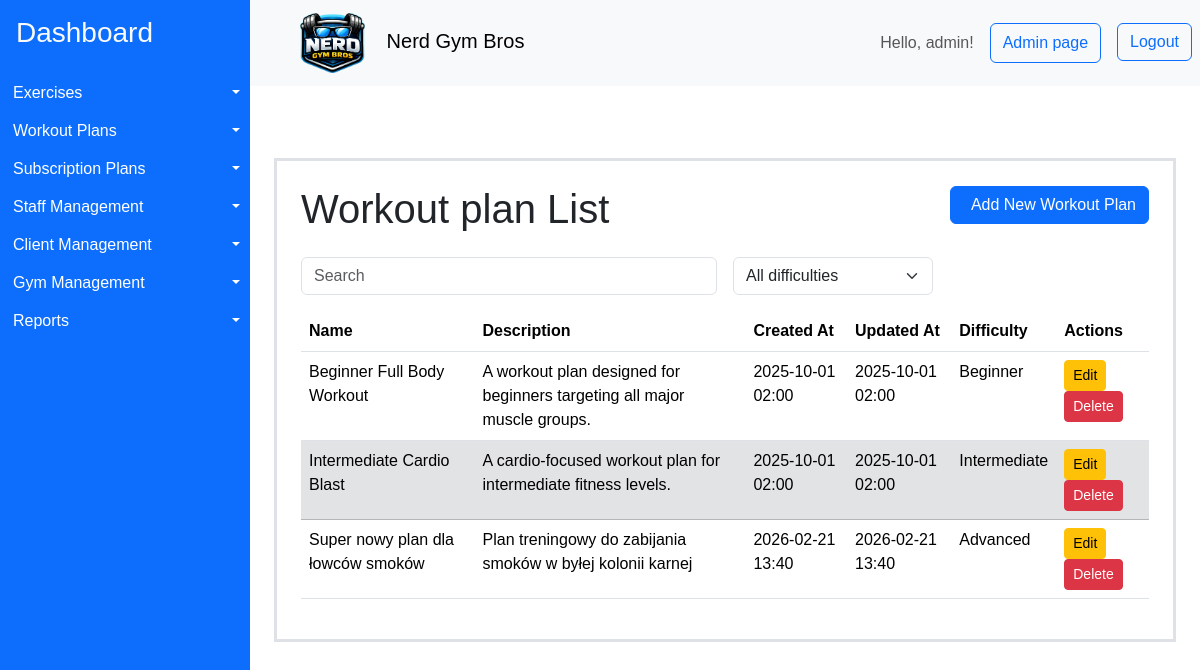
/workout_plans/ (signed in), run on the app's committed database.
### gymApp/models/workout_plan.py (models this page shows, shortened)
class WorkoutPlan(models.Model):
    name = models.CharField(max_length=100)
    description = models.TextField()
    created_at = models.DateTimeField(auto_now_add=True)
    updated_at = models.DateTimeField(auto_now=True)
    difficulty_level = models.ForeignKey(DifficultyLevel, on_delete=models.CASCADE)
    class Meta:
        indexes = [
            models.Index(fields=["name"]),
            models.Index(fields=["difficulty_level"]),
            models.Index(fields=["created_at"]),
        ]

### gymApp/models/dictionaries.py (models this page shows, shortened)
class DifficultyLevel(models.Model):
    name = models.CharField(max_length=50)  # e.g., Beginner, Intermediate, Advanced
    class Meta:
        indexes = [
            models.Index(fields=["name"]),
        ]

### gymApp/views/admin_page.py (the view)
class WorkoutPlanListView(LoginRequiredMixin, PermissionRequiredMixin, ListView):
    model = WorkoutPlan
    template_name = "gymApp/workout_plan/list.html"
    context_object_name = "workout_plans"
    permission_required = "gymApp.view_workoutplan"
    raise_exception = True

### gymApp/templates/gymApp/workout_plan/list.html (shortened to what this page needs)
{% extends "gymApp/layout.html" %}
{% load bootstrap_icons %}
{% load static %}
{% block content %}
<div class="container mt-5 p-4 border border-3" >
    <div class="d-flex justify-content-between align-items-center mb-3">
    <h1>Workout plan List</h1>
    <a href="{% url 'workout_plan_create' %}" class="btn btn-primary mb-3">
        {% bs_icon 'plus-circle-fill' %} <span class="ms-2">Add New Workout Plan</span></a>
    </div>
    <div class="row g-3 mb-3">
        <div class="col-md-6">
            <input id="searchInput" type="text" class="form-control" placeholder="Search">
        </div>
        <div class="col-md-3">
            <select id="difficultyFilter" class="form-select">
                <option value="">All difficulties</option>
            </select>
        </div>
    </div>
    <table id="workoutPlanTable" class="table">
        <thead>
            <tr>
                <th class="sortable-th" scope="col">Name</th>
                <th class="sortable-th" scope="col">Description</th>
                <th class="sortable-th" scope="col">Created At</th>
                <th class="sortable-th" scope="col">Updated At</th>
                <th class="sortable-th" scope="col">Difficulty</th>
                <th class="sortable-th" scope="col">Actions</th>
            </tr>
        </thead>
        <tbody>
            {% for workout_plan in workout_plans %}
                    <tr>
                        <td class="wp-name">{{ workout_plan.name }}</td>
                        <td class="wp-desc">{{ workout_plan.description|truncatewords:20 }}</td>
                        <td class="wp-created">{{ workout_plan.created_at|date:"Y-m-d H:i" }}</td>
                        <td class="wp-updated">{{ workout_plan.updated_at|date:"Y-m-d H:i" }}</td>
                        <td class="wp-diff">{{ workout_plan.difficulty_level.name }}</td>
                        <td>
                            <a href="{% url 'workout_plan_update' workout_plan.pk %}" class="btn btn-warning btn-sm">Edit</a>
                            <a href="{% url 'workout_plan_delete' workout_plan.pk %}" class="btn btn-danger btn-sm">Delete</a>
                        </td>
                    </tr>
            {% empty %}
                    <tr>
                        <td colspan="6">No workout plans.</td>
                    </tr>
            {% endfor %}
        </tbody>
    </table>
</div>
{% endblock %}

### gymApp/templates/gymApp/layout.html (shortened to what this page needs)
{% load bootstrap_icons %}
{% load static %}
<!DOCTYPE html>
<html>
    <head>
        <link href="https://cdn.jsdelivr.net/npm/bootstrap@5.3.8/dist/css/bootstrap.min.css" rel="stylesheet">
        <link rel="stylesheet" href="{% static 'styles/styles.css' %}">
    </head>
    <body>
    <div class="container-fluid layout d-flex flex-row p-0">
      <aside class="sidebar bg-primary" id="sidebar">
        <a class="d-block h3 pt-3 ps-3 link-light link-underline-opacity-0" href="{% url 'home'%}">Dashboard</a>
        <ul class="list-group mt-4" style="white-space: nowrap;" >
          {% if perms.gymApp.view_exercise %}
            <li class="d-flex  btn-group" >
              <a href="{% url 'exercise_list' %}" class="d-block text-start btn btn-primary rounded-0 flex-grow-1 "> {% bs_icon 'person-walking' size='1.25em'  %} Exercises</a>
              <button type="button" class="d-block btn btn-primary rounded-0 dropdown-toggle dropdown-toggle-split flex-grow-0 flex-shrink-0 " data-bs-toggle="dropdown" aria-expanded="false">
              </button>
            </li>
          {% endif %}
          {% if perms.gymApp.view_workoutplan %}
            <li class="d-flex  btn-group">
              <a href="{% url 'workout_plan_list' %}" class="d-block text-start btn btn-primary rounded-0 flex-grow-1 "> {% bs_icon 'list-check' size='1.25em'  %} Workout Plans</a>
              <button type="button" class="d-block btn btn-primary rounded-0 dropdown-toggle dropdown-toggle-split flex-grow-0 flex-shrink-0 " data-bs-toggle="dropdown" aria-expanded="false">
              </button>
            </li>
          {% endif %}
          {% if perms.gymApp.view_subscriptionplan %}
            <li class="d-flex  btn-group">
              <a href="{% url 'subscription_plan_list' %}" class="d-block text-start btn btn-primary rounded-0 flex-grow-1 "> {% bs_icon 'currency-dollar' size='1.25em'  %} Subscription Plans</a>
              <button type="button" class="d-block btn btn-primary rounded-0 dropdown-toggle dropdown-toggle-split flex-grow-0 flex-shrink-0 " data-bs-toggle="dropdown" aria-expanded="false">
              </button>
            </li>
          {% endif %}
          {% if user.is_superuser %}
          <li class="d-flex  btn-group">
            <a href="{% url 'staff_list' %}" class="d-block text-start btn btn-primary rounded-0 flex-grow-1 "> {% bs_icon 'hammer' size='1.25em'  %} Staff Management</a>
            <button type="button" class="d-block btn btn-primary rounded-0 dropdown-toggle dropdown-toggle-split flex-grow-0 flex-shrink-0 " data-bs-toggle="dropdown" aria-expanded="false">
            </button>
          </li>
          {% endif %}
          {% if perms.gymApp.view_clientprofile %}
          <li class="d-flex  btn-group">
            <a href="{% url 'client_list' %}" class="d-block text-start btn btn-primary rounded-0 flex-grow-1 "> {% bs_icon 'people-fill' size='1.25em'  %} Client Management</a>
            <button type="button" class="d-block btn btn-primary rounded-0 dropdown-toggle dropdown-toggle-split flex-grow-0 flex-shrink-0 " data-bs-toggle="dropdown" aria-expanded="false">
            </button>
          </li>
          {% endif %}
          {% if perms.gymApp.view_gym %}
          <li class="d-flex  btn-group">
            <a href="{% url 'gym_list' %}" class="d-block text-start btn btn-primary rounded-0 flex-grow-1 "> {% bs_icon 'houses-fill' size='1.25em'  %} Gym Management</a>
            <button type="button" class="d-block btn btn-primary rounded-0 dropdown-toggle dropdown-toggle-split flex-grow-0 flex-shrink-0 " data-bs-toggle="dropdown" aria-expanded="false">
            </button>
          </li>
          {% endif %}
          <li class="d-flex  btn-group">
            <a href="{% url 'reports' %}" class="d-block text-start btn btn-primary rounded-0 flex-grow-1 "> {% bs_icon 'file-earmark-bar-graph-fill' size='1.25em'  %} Reports</a>
            <button type="button" class="d-block btn btn-primary rounded-0 dropdown-toggle dropdown-toggle-split flex-grow-0 flex-shrink-0 " data-bs-toggle="dropdown" aria-expanded="false">
            </button>
          </li>
        </ul>
      </aside>
      <div class="content container-fluid p-0">
        <nav class="navbar navbar-light bg-light p-2">
          <div class="d-flex align-items-center">
          <button class="btn toggle-btn" id="toggleBtn">{% bs_icon 'list' size='1.75em' color='blue' %}</button>
          <span class="navbar-brand mb-0 h1 ms-3"><img class="me-3" src="{% static 'assets/icons/logo.png' %}" alt="Nerd Gym Bros Logo" style="height: 3em;"> Nerd Gym Bros </span>
          </div>
          <div class="d-flex">
          <span class=" navbar-text me-3"> Hello, {{ user.username }}! </span>
          {% if user.is_superuser %}
            <button class="btn btn-outline-primary me-3" onclick="location.href='{% url 'admin:index' %}'">Admin page</button>
          {% endif %}
          <form method="post" action="{% url 'logout' %}">
              <button type="submit" class="btn btn-outline-primary">Logout</button>
          </form>
          </div>
        </nav>
        <main class='p-4'>
            {% block content %}{% endblock %}
        </main>
      </div>
    </div>
    </body>
</html>

### gymApp/static/styles/styles.css (style rules this page uses)
* { box-sizing: border-box; }
body { box-sizing: border-box; margin: 0; font-family: sans-serif; }
.layout { min-height: 100vh; }
.sidebar { overflow:hidden; transform: translateX(0); min-width: 250px; width: 250px; transition: width .15s ease-in-out; }
.toggle-btn { display: block; }
.sortable-th { cursor: pointer; }

### data on the page
WorkoutPlan: name "Beginner Full Body Workout", description "A workout plan designed for beginners targeting all major muscle groups.", created_at "2025-10-01 02:00", updated_at "2025-10-01 02:00", difficulty_level.name "Beginner"
WorkoutPlan: name "Intermediate Cardio Blast", description "A cardio-focused workout plan for intermediate fitness levels.", created_at "2025-10-01 02:00", updated_at "2025-10-01 02:00", difficulty_level.name "Intermediate"
WorkoutPlan: name "Super nowy plan dla łowców smoków", description "Plan treningowy do zabijania smoków w byłej kolonii karnej", created_at "2026-02-21 13:40", updated_at "2026-02-21 13:40", difficulty_level.name "Advanced"

### other printed values
{{ user.username }} "admin"
